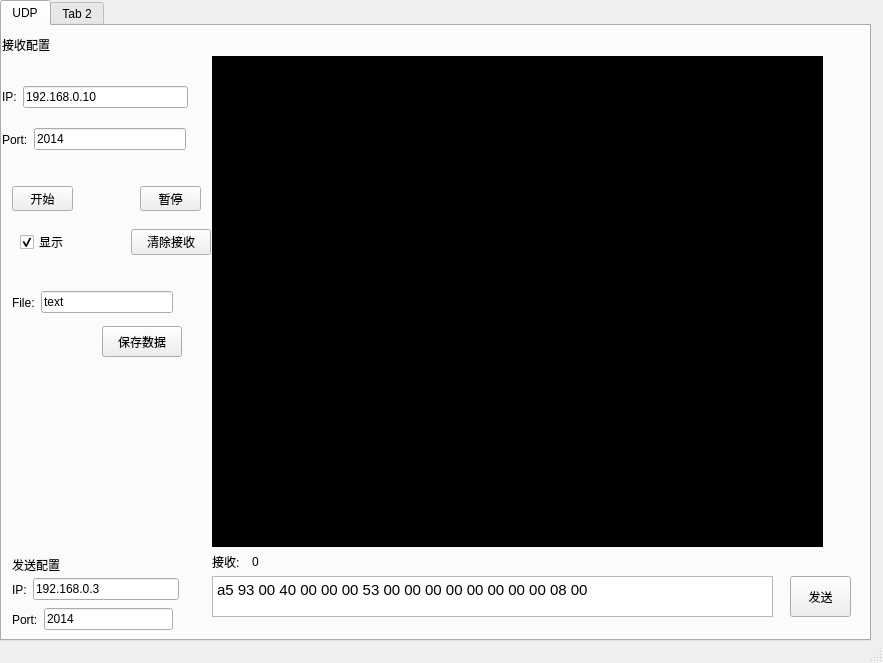
<?xml version="1.0" encoding="UTF-8"?>
<ui version="4.0">
 <class>lidar</class>
 <widget class="QMainWindow" name="lidar">
  <property name="geometry">
   <rect>
    <x>0</x>
    <y>0</y>
    <width>883</width>
    <height>663</height>
   </rect>
  </property>
  <property name="windowTitle">
   <string>lidar</string>
  </property>
  <widget class="QWidget" name="centralwidget">
   <widget class="QTabWidget" name="tabWidget">
    <property name="geometry">
     <rect>
      <x>0</x>
      <y>0</y>
      <width>871</width>
      <height>641</height>
     </rect>
    </property>
    <property name="currentIndex">
     <number>0</number>
    </property>
    <widget class="QWidget" name="UDP">
     <attribute name="title">
      <string>UDP</string>
     </attribute>
     <widget class="QTextEdit" name="textEdit_Socket_Recv">
      <property name="geometry">
       <rect>
        <x>210</x>
        <y>30</y>
        <width>611</width>
        <height>491</height>
       </rect>
      </property>
      <property name="styleSheet">
       <string notr="true">background-color: rgb(0, 0, 0);
font: 57 11pt &quot;Ubuntu&quot;;
color: rgb(255, 255, 255);</string>
      </property>
     </widget>
     <widget class="QWidget" name="layoutWidget">
      <property name="geometry">
       <rect>
        <x>0</x>
        <y>100</y>
        <width>184</width>
        <height>27</height>
       </rect>
      </property>
      <layout class="QHBoxLayout" name="horizontalLayout_2">
       <item>
        <widget class="QLabel" name="label_2">
         <property name="text">
          <string>Port:</string>
         </property>
        </widget>
       </item>
       <item>
        <widget class="QLineEdit" name="lineEdit_Socket_RecvPort">
         <property name="text">
          <string>2014</string>
         </property>
        </widget>
       </item>
      </layout>
     </widget>
     <widget class="QWidget" name="layoutWidget">
      <property name="geometry">
       <rect>
        <x>18</x>
        <y>200</y>
        <width>191</width>
        <height>33</height>
       </rect>
      </property>
      <layout class="QHBoxLayout" name="horizontalLayout_3">
       <item>
        <widget class="QCheckBox" name="checkBox_Display">
         <property name="tabletTracking">
          <bool>false</bool>
         </property>
         <property name="text">
          <string>显示</string>
         </property>
         <property name="checked">
          <bool>true</bool>
         </property>
        </widget>
       </item>
       <item>
        <spacer name="horizontalSpacer">
         <property name="orientation">
          <enum>Qt::Horizontal</enum>
         </property>
         <property name="sizeHint" stdset="0">
          <size>
           <width>40</width>
           <height>20</height>
          </size>
         </property>
        </spacer>
       </item>
       <item>
        <widget class="QPushButton" name="pushButton_Socket_ClearRecv">
         <property name="text">
          <string>清除接收</string>
         </property>
        </widget>
       </item>
      </layout>
     </widget>
     <widget class="QWidget" name="layoutWidget_2">
      <property name="geometry">
       <rect>
        <x>10</x>
        <y>260</y>
        <width>161</width>
        <height>33</height>
       </rect>
      </property>
      <layout class="QHBoxLayout" name="horizontalLayout_4">
       <item>
        <widget class="QLabel" name="label_3">
         <property name="text">
          <string>File:</string>
         </property>
        </widget>
       </item>
       <item>
        <widget class="QLineEdit" name="socket_SaveFile">
         <property name="text">
          <string>text</string>
         </property>
        </widget>
       </item>
      </layout>
     </widget>
     <widget class="QPushButton" name="pushButton_Socket_SaveRecv">
      <property name="geometry">
       <rect>
        <x>100</x>
        <y>300</y>
        <width>80</width>
        <height>31</height>
       </rect>
      </property>
      <property name="text">
       <string>保存数据</string>
      </property>
     </widget>
     <widget class="QWidget" name="layoutWidget">
      <property name="geometry">
       <rect>
        <x>0</x>
        <y>40</y>
        <width>186</width>
        <height>62</height>
       </rect>
      </property>
      <layout class="QVBoxLayout" name="verticalLayout">
       <item>
        <layout class="QHBoxLayout" name="horizontalLayout">
         <item>
          <widget class="QLabel" name="label">
           <property name="text">
            <string>IP:</string>
           </property>
          </widget>
         </item>
         <item>
          <widget class="QLineEdit" name="lineEdit">
           <property name="text">
            <string>192.168.0.10</string>
           </property>
          </widget>
         </item>
        </layout>
       </item>
      </layout>
     </widget>
     <widget class="QLabel" name="label_Socket_RecvCnt">
      <property name="geometry">
       <rect>
        <x>250</x>
        <y>520</y>
        <width>61</width>
        <height>31</height>
       </rect>
      </property>
      <property name="text">
       <string>0</string>
      </property>
     </widget>
     <widget class="QLabel" name="label_5">
      <property name="geometry">
       <rect>
        <x>210</x>
        <y>520</y>
        <width>41</width>
        <height>31</height>
       </rect>
      </property>
      <property name="text">
       <string>接收:</string>
      </property>
     </widget>
     <widget class="QPushButton" name="button_Socket_StartRecv">
      <property name="geometry">
       <rect>
        <x>10</x>
        <y>160</y>
        <width>61</width>
        <height>25</height>
       </rect>
      </property>
      <property name="text">
       <string>开始</string>
      </property>
     </widget>
     <widget class="QPushButton" name="button_Socket_StopRecv">
      <property name="geometry">
       <rect>
        <x>138</x>
        <y>160</y>
        <width>61</width>
        <height>25</height>
       </rect>
      </property>
      <property name="text">
       <string>暂停</string>
      </property>
     </widget>
     <widget class="QTextEdit" name="textEdit_Socket_Send">
      <property name="geometry">
       <rect>
        <x>210</x>
        <y>550</y>
        <width>561</width>
        <height>41</height>
       </rect>
      </property>
      <property name="html">
       <string>&lt;!DOCTYPE HTML PUBLIC &quot;-//W3C//DTD HTML 4.0//EN&quot; &quot;http://www.w3.org/TR/REC-html40/strict.dtd&quot;&gt;
&lt;html&gt;&lt;head&gt;&lt;meta name=&quot;qrichtext&quot; content=&quot;1&quot; /&gt;&lt;style type=&quot;text/css&quot;&gt;
p, li { white-space: pre-wrap; }
&lt;/style&gt;&lt;/head&gt;&lt;body style=&quot; font-family:'Ubuntu'; font-size:11pt; font-weight:400; font-style:normal;&quot;&gt;
&lt;p style=&quot; margin-top:0px; margin-bottom:0px; margin-left:0px; margin-right:0px; -qt-block-indent:0; text-indent:0px;&quot;&gt;a5 93 00 40 00 00 00 53 00 00 00 00 00 00 00 00 08 00&lt;/p&gt;&lt;/body&gt;&lt;/html&gt;</string>
      </property>
     </widget>
     <widget class="QPushButton" name="pushButton_Socket_Send">
      <property name="geometry">
       <rect>
        <x>788</x>
        <y>550</y>
        <width>61</width>
        <height>41</height>
       </rect>
      </property>
      <property name="text">
       <string>发送</string>
      </property>
     </widget>
     <widget class="QLabel" name="label_4">
      <property name="geometry">
       <rect>
        <x>10</x>
        <y>530</y>
        <width>67</width>
        <height>17</height>
       </rect>
      </property>
      <property name="text">
       <string>发送配置</string>
      </property>
     </widget>
     <widget class="QLabel" name="label_6">
      <property name="geometry">
       <rect>
        <x>0</x>
        <y>10</y>
        <width>67</width>
        <height>17</height>
       </rect>
      </property>
      <property name="text">
       <string>接收配置</string>
      </property>
     </widget>
     <widget class="QWidget" name="">
      <property name="geometry">
       <rect>
        <x>10</x>
        <y>550</y>
        <width>167</width>
        <height>27</height>
       </rect>
      </property>
      <layout class="QHBoxLayout" name="horizontalLayout_5">
       <item>
        <widget class="QLabel" name="label_7">
         <property name="text">
          <string>IP:</string>
         </property>
        </widget>
       </item>
       <item>
        <widget class="QLineEdit" name="lineEdit_Socket_SendIP">
         <property name="text">
          <string>192.168.0.3</string>
         </property>
        </widget>
       </item>
      </layout>
     </widget>
     <widget class="QWidget" name="">
      <property name="geometry">
       <rect>
        <x>10</x>
        <y>580</y>
        <width>161</width>
        <height>27</height>
       </rect>
      </property>
      <layout class="QHBoxLayout" name="horizontalLayout_6">
       <item>
        <widget class="QLabel" name="label_8">
         <property name="text">
          <string>Port:</string>
         </property>
        </widget>
       </item>
       <item>
        <widget class="QLineEdit" name="lineEdit_Socket_SendPort">
         <property name="text">
          <string>2014</string>
         </property>
        </widget>
       </item>
      </layout>
     </widget>
    </widget>
    <widget class="QWidget" name="tab_2">
     <attribute name="title">
      <string>Tab 2</string>
     </attribute>
    </widget>
   </widget>
  </widget>
  <widget class="QStatusBar" name="statusbar"/>
  <action name="actionUDP">
   <property name="text">
    <string>UDP</string>
   </property>
  </action>
 </widget>
 <resources/>
 <connections/>
</ui>
